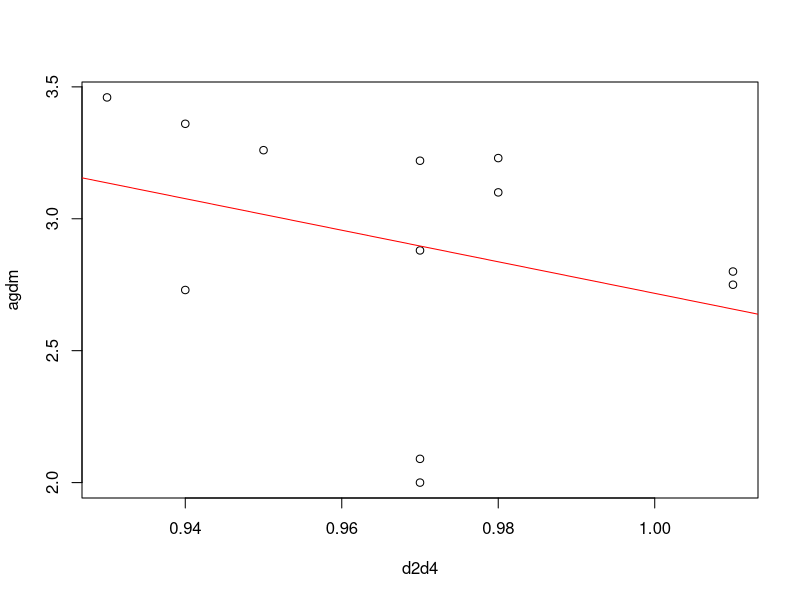

The R script that drew this image:
## ---- chunk 1
knitr::opts_chunk$set(echo = TRUE)
## ---- chunk 2
b1 = -12.503
seb1 = 2.032
n = 99
moe = seb1*qt(0.975, df = n-2)
round(c(b1 - moe, b1 + moe), 3)
## ---- chunk 3
round(b1/seb1, 3)
## ---- chunk 4
d2d4 = c(0.94, 0.97, 0.93, 1.01, 0.97, 0.94 , 0.97 , 0.98 , 0.98 , 0.95, 1.01 , 0.97) #covariate
agdm = c(2.73 , 2.00 , 3.46 , 2.75 , 2.88 , 3.36 , 3.22 , 3.10 , 3.23 , 3.26 , 2.80 , 2.09) #response

plot(d2d4, agdm)
abline(lm(agdm~d2d4), col = 'red')
## ---- chunk 5
summary(lm(agdm~d2d4))
